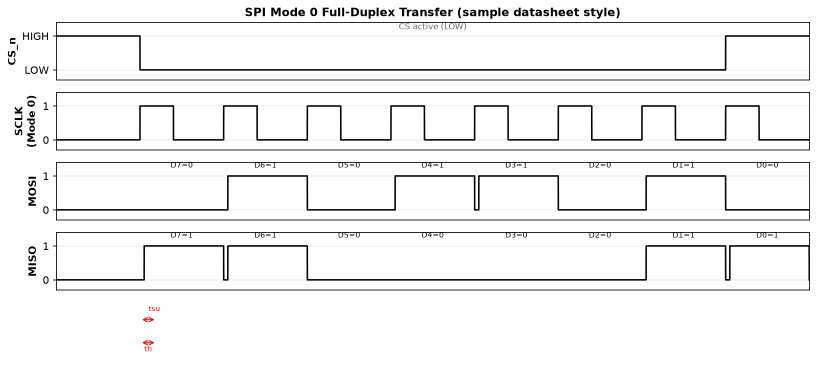
#> input picture .workbuddy/skills/wave2visio/assets/test-input-spi.png, 1633 x 735 px (shown at 1/2 size)
$ python -i crop_figs.py   (imports and definitions only)
#> lines starting #> are read from the running program, lines starting #| are printed output that depends on the picture; after the words box and inside, x2 and y2 are one past the last pixel; in counts of white or black regions, pixels touching at a corner belong together
#> further down, picture is the input picture: PIL image 1633x735 RGBA; mean R, G, B, A 242.5, 242.4, 242.4, 255
#!/usr/bin/env python3
# -*- coding: utf-8 -*-
"""从真实 datasheet PDF 里精确切出时序图。

切图边界不靠猜，两种确定性定位：
  1. frame  —— 图有外框：取页面上最大的那个矩形（图框本身就是矢量对象）
  2. band   —— 图没外框：用「上一张图注的底」到「本张图注的底」夹出来
"""
import os
import pymupdf
from PIL import Image, ImageChops

OUT = "figs"
# [1 line not run here, left out]

def page_img(pdf, pg, dpi=400):
    p = pymupdf.open(pdf)[pg - 1]
    pix = p.get_pixmap(dpi=dpi)
    return p, Image.frombytes("RGB", (pix.width, pix.height), pix.samples), dpi / 72.0

def trim_white(im, pad=16):
#> called with pad = 16
    g = im.convert("L").point(lambda v: 0 if v < 246 else 255)
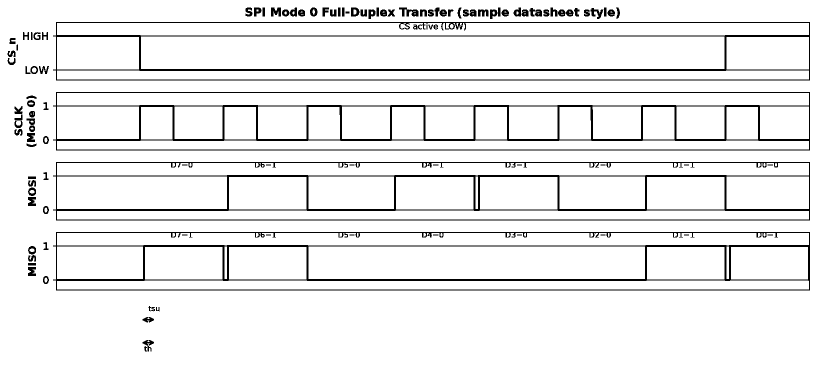
#> g: PIL image 1633x735 L (shown at 1/2 size); 92.8% white; 127 black regions (32 under 20 px), largest, box (x1, y1, x2, y2) and area: (106, 184, 1620, 301) 19765, (106, 324, 1620, 441) 18617, (106, 464, 1620, 581) 18491
    bb = ImageChops.invert(g).getbbox()
#> bb = (15, 15, 1620, 703)
    if not bb: return im
    l, t, r, b = bb
#> l = 15; t = 15; r = 1620; b = 703
    return im.crop((max(0, l - pad), max(0, t - pad),
                    min(im.width, r + pad), min(im.height, b + pad)))
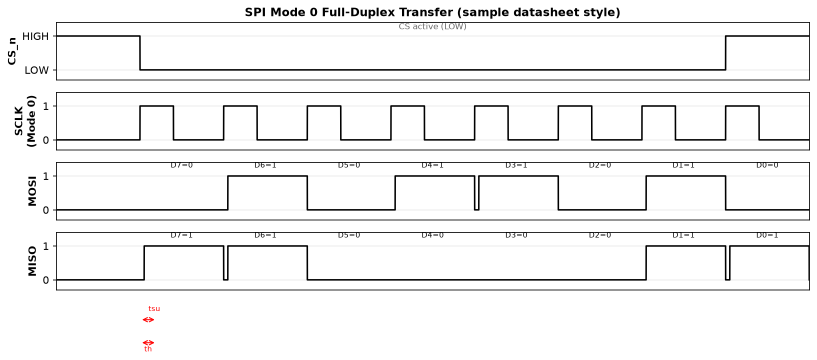
#> returned value: PIL image 1633x719 RGBA (shown at 1/2 size); mean R, G, B, A 242.2, 242.1, 242.1, 255

def cut(pdf, pg, out, y0_pt, y1_pt, xf=(0.045, 0.955), dpi=400):
    p, im, s = page_img(pdf, pg, dpi)
    W, H = im.size
    im = im.crop((int(W * xf[0]), int(y0_pt * s), int(W * xf[1]), min(H, int(y1_pt * s))))
    im = trim_white(im)
    im.save(os.path.join(OUT, out), dpi=(dpi, dpi))
    print(f"  {out:<36} {im.size[0]}x{im.size[1]}")

def frame(pdf, pg, out, **kw):
    """取页面上最大的矩形 = 图框。"""
    p = pymupdf.open(pdf)[pg - 1]
    rects = [d["rect"] for d in p.get_drawings()]
    big = [r for r in rects if r.width > p.rect.width * 0.5 and r.height > 80]
    if not big:
        raise SystemExit(f"{pdf} p{pg} 没找到图框")
    r = max(big, key=lambda r: r.width * r.height)
    cut(pdf, pg, out, r.y0 - 4, r.y1 + 4, **kw)

def band(pdf, pg, out, caption, prev=None, head=None, top=34.0, **kw):
    """用图注夹：上边界 = 上一张图注底（或小节标题底），下边界 = 本张图注底。
    两个锚点都找不到时退回 `top`（点），默认 34 —— 正好在页眉横线之下。"""
    p = pymupdf.open(pdf)[pg - 1]
    c = p.search_for(caption)
    if not c: raise SystemExit(f"{pdf} p{pg} 找不到图注 {caption!r}")
    y0 = top
    if prev:
        pr = p.search_for(prev)
        if pr: y0 = pr[0].y1 + 6
    elif head:
        h = p.search_for(head)
        if h: y0 = h[0].y1 + 6
    cut(pdf, pg, out, y0, c[0].y1 + 10, **kw)

# [9 lines not run here, left out]

>>> from PIL import Image
>>> picture = Image.open('../../.workbuddy/skills/wave2visio/assets/test-input-spi.png')
>>> result = trim_white(picture)
